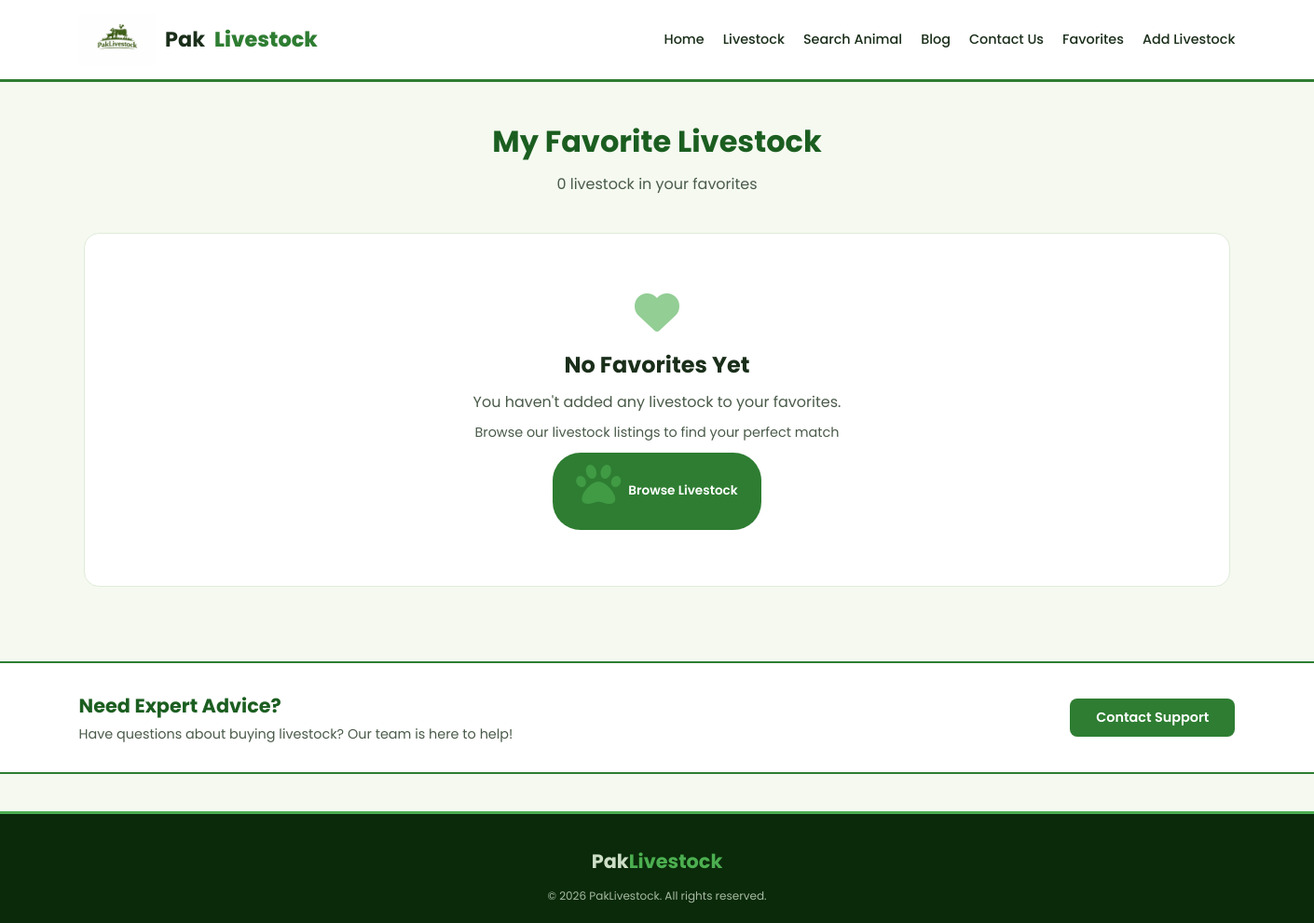
The page /myfavorites/ (signed in) on the database as committed earlier.
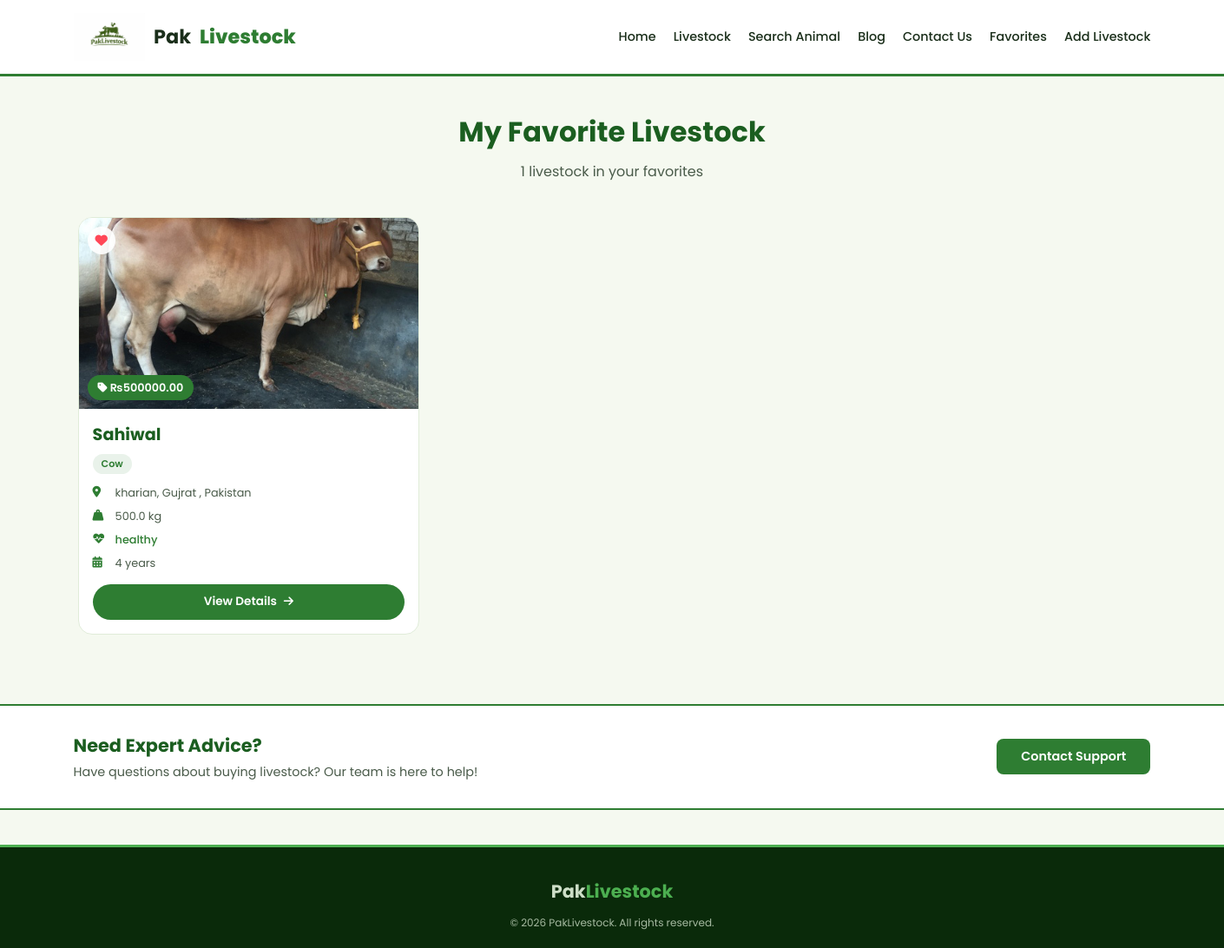
The same page on the database as committed later.
### home/models.py (models this page shows, shortened)
class Favorite(models.Model):
    user = models.ForeignKey(settings.AUTH_USER_MODEL, on_delete=models.CASCADE)
    livestock = models.ForeignKey(Livestock, on_delete=models.CASCADE)
    created_at = models.DateTimeField(auto_now_add=True)
    class Meta:
        unique_together = ('user', 'livestock')

class Livestock(models.Model):
    SPECIES_CHOICES = [
        ('buffalo', 'Buffalo'),
        ('cow', 'Cow'),
        ('goat', 'Goat'),
        ('sheep', 'Sheep'),
        ('ox', 'Ox'),
        ('chicken', 'Chicken'),
        ('home pets', 'Home Pets'),
        ('parrot', 'Parrot'),
        ('dog', 'Dog'),
        ('cat', 'Cat'),
        ('pigeon', 'Pigeon'),
        ('rabbit', 'Rabbit'),
        ('horse', 'Horse'),
    ]
    HEALTH_STATUS_CHOICES = [
        ('Healthy', 'Healthy'),
        ('Good', 'Good'),
        ('Critical', 'Critical'),
    ]
    AVAILABILITY_STATUS_CHOICES = [
        ('available', 'Available'),
        ('sold', 'Sold'),
    ]
    user = models.ForeignKey(settings.AUTH_USER_MODEL, on_delete=models.CASCADE, related_name='livestock')
    species = models.CharField(max_length=20, choices=SPECIES_CHOICES)
    breed = models.CharField(max_length=30)
    image = models.ImageField(upload_to='livestock_images/')
    age = models.PositiveIntegerField(
        blank=True,
        null=True,
        validators=[MinValueValidator(1, message='Value should be positive.')]
    )
    weight = models.FloatField(
        blank=True,
        null=True,
        validators=[MinValueValidator(0.01, message='Value should be positive.')]
    )
    health = models.CharField(max_length=20, choices=HEALTH_STATUS_CHOICES, blank=True, null=True)
    location = models.CharField(max_length=50)
    description = models.TextField(blank=True, null=True)
    price = models.DecimalField(
        max_digits=10,
        decimal_places=2,
        blank=True,
        null=True,
        validators=[MinValueValidator(0.01, message='Price should be positive.')]
    )
    phone = models.CharField(max_length=14, blank=True, null=True)
    owner_name = models.CharField(max_length=50, blank=True, null=True)
    availability_status = models.CharField(max_length=20, default='available')
    created_at = models.DateTimeField(auto_now_add=True)
    updated_at = models.DateTimeField(auto_now=True)
    def get_formatted_age(self):
        if self.age is None:
            return "Age not provided"
        total_months = int(self.age)
        years = total_months // 12
        months = total_months % 12
        if years > 0 and months > 0:
            return f"{years} year{'s' if years != 1 else ''} {months} month{'s' if months != 1 else ''}"
        elif years > 0:
            return f"{years} year{'s' if years != 1 else ''}"
        elif months > 0:
            return f"{months} month{'s' if months != 1 else ''}"
        else:
            return "0 months"

### home/views.py (the view)
# urls.py: path('myfavorites/', views.favorite_list, name='myfavorites'),
@login_required
def favorite_list(request):
    favorites = Favorite.objects.filter(user=request.user).select_related('livestock')
    return render(request, 'favorites.html', {'favorites': favorites})

### Templates/favorites.html (shortened to what the changed rows need)
{% load static %}
<!DOCTYPE html>
<html lang="en">
<head>
    <link rel="stylesheet" href="{% static 'favorites.css' %}?v=2">
    <link rel="stylesheet" href="https://cdnjs.cloudflare.com/ajax/libs/font-awesome/6.0.0/css/all.min.css">
</head>
<body>
    <main class="favorites-container">
        <div class="page-header">
            <h1>My Favorite Livestock</h1>
            <p class="results-count">
                {{ favorites|length }} livestock in your favorites
            </p>
        </div>
        <div class="results-grid">
            {% for fav in favorites %}
            <div class="result-card">
                <div class="card-image">
                    {% if fav.livestock.image %}
                        <img src="{{ fav.livestock.image.url }}"
                             alt="{{ fav.livestock.breed }}"
                             onerror="this.onerror=null; this.parentElement.innerHTML='<div class=\'no-image\'><i class=\'fas fa-image\'></i><span>Image Not Available</span></div>';">
                    {% else %}
                        <div class="no-image">
                            <i class="fas fa-image"></i>
                            <span>No Image</span>
                        </div>
                    {% endif %}
                    <div class="price-badge">
                        <i class="fas fa-tag"></i> ₨{{ fav.livestock.price }}
                    </div>
                    <div class="status-badge {{ fav.livestock.availability_status }}">
                    </div>
                    <button class="favorite-btn active" data-id="{{ fav.livestock.id }}">
                        <i class="fas fa-heart"></i>
                    </button>
                </div>
                <div class="card-info">
                    <h3>{{ fav.livestock.breed }}</h3>
                    <span class="species-tag">
                        {{ fav.livestock.get_species_display }}
                    </span>
                    <div class="info-details">
                        <div class="info-item">
                            <i class="fas fa-map-marker-alt"></i>
                            <span>{{ fav.livestock.location }}</span>
                        </div>
                        <div class="info-item">
                            <i class="fas fa-weight-hanging"></i>
                            <span>{{ fav.livestock.weight|default:"N/A" }} kg</span>
                        </div>
                        <div class="info-item">
                            <i class="fas fa-heartbeat"></i>
                            <span class="health-{{ fav.livestock.health|lower }}">
                                {{ fav.livestock.get_health_display|default:"N/A" }}
                            </span>
                        </div>
                        <div class="info-item">
                            <i class="fas fa-calendar-alt"></i>
                            <span>{{ fav.livestock.get_formatted_age }}</span>
                        </div>
                    </div>
                    <a href="{% url 'viewdetails' fav.livestock.id %}" class="view-btn">
                        View Details <i class="fas fa-arrow-right"></i>
                    </a>
                </div>
            </div>
            {% empty %}
            <div class="empty-state">
                <i class="fas fa-heart"></i>
                <h2>No Favorites Yet</h2>
                <p>You haven't added any livestock to your favorites.</p>
                <p class="try-suggestion">
                    Browse our livestock listings to find your perfect match
                </p>
                <a href="{% url 'livestock' %}" class="back-home">
                    <i class="fas fa-paw"></i> Browse Livestock
                </a>
            </div>
            {% endfor %}
        </div>
    </main>
</body> </html>

Rows that differ between the two databases and show on the page:
added Favorite: livestock.image (picture), livestock.price "500000.00", livestock.breed "Sahiwal", livestock.species "Cow", livestock.location "kharian, Gujrat , Pakistan", livestock.weight "500.0", livestock.health "healthy", livestock.get_formatted_age "4 years"
Other text that changed with them:
{{ favorites|length }}: "0" → "1"
text no longer shown: "No Favorites Yet You haven't added any livestock to your favorites. Browse our livestock listings to find your perfect match Browse Livestock"
